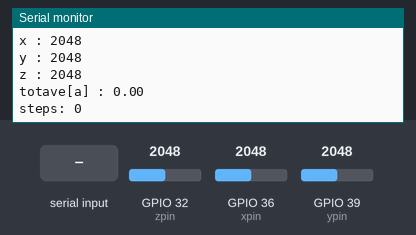
The sketch below on a simulated ESP32. Parts: the last lines printed to the serial monitor. The test bench sets the inputs (shaded band); at power-on: GPIO 32 (zpin) = 2048, GPIO 36 (xpin) = 2048, GPIO 39 (ypin) = 2048. Nothing arrives over Bluetooth unless stated.

Above: at 1.5 s.
1.6 s: GPIO 32 (zpin) set to 2866
At 1.78 s:
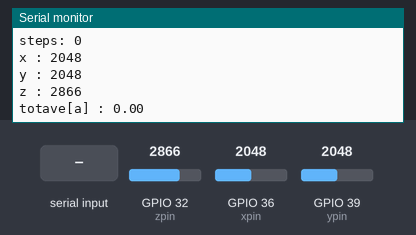
3.1 s: GPIO 36 (xpin) set to 2866
At 3.22 s:
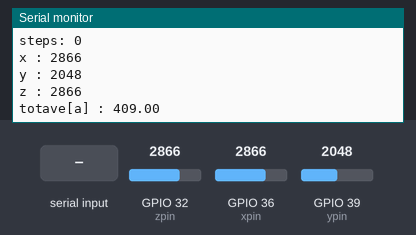
4.6 s: GPIO 39 (ypin) set to 2866
At 5.07 s:
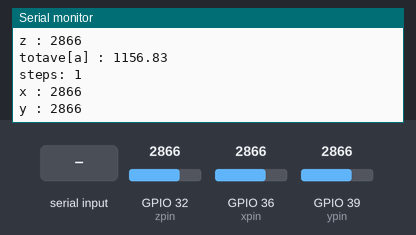
6.1 s: "1" received over the second serial link
7.6 s: "0" received over the second serial link
9.1 s: GPIO 32 (zpin) set to 3603
At 9.19 s:
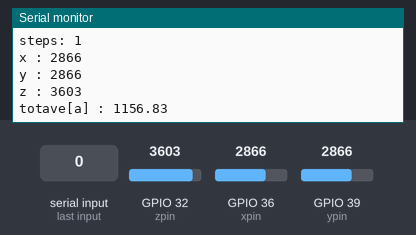
Timing chart, 0 to 11.6 s (numbered marks = the images above; inputs shaded):
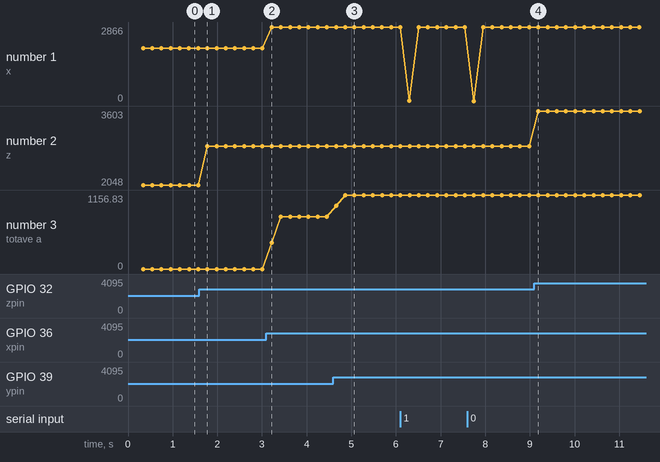

Measured:
- after the input at 1.6 s, the serial monitor: prints a new line after 0.18 s (image 1)
- after the input at 3.1 s, the serial monitor: prints a new line after 0.12 s (image 2)
- after the input at 4.6 s, the serial monitor: prints a new line after 0.06 s (image 3)
- after the input at 9.1 s, the serial monitor: prints a new line after 0.09 s (image 4)
- plotted number 2: 2048 → 2866 after the input at 1.6 s, 2866 → 3603 after the input at 9.1 s
- plotted number 3: 0 → 818 after the input at 3.1 s, 818 → 1156.83 after the input at 4.6 s

The sketch:

Self_Charging_Smart_Shoe.ino
```cpp
// Load libraries
#include "BluetoothSerial.h"

// Check if Bluetooth configs are enabled
#if !defined(CONFIG_BT_ENABLED) || !defined(CONFIG_BLUEDROID_ENABLED)
#error Bluetooth is not enabled! Please run `make menuconfig` to and enable it
#endif

// Bluetooth Serial object
BluetoothSerial SerialBT;

const int xpin = A0;
const int ypin = A3;
const int zpin = A4;

float threshold = 80;
float xval[100] = {0};
float yval[100] = {0};
float zval[100] = {0};
float xavg, yavg, zavg;
float calories, distance;
int steps, flag = 0;

void setup()
{
  Serial.begin(9600);
  SerialBT.begin("ESP32");
  Serial.println("The device started, now you can pair it with bluetooth!");
  calibrate();
}

void loop()
{
  int acc = 0;
  float totvect[100] = {0};
  float totave[100] = {0};
  float xaccl[100] = {0};
  float yaccl[100] = {0};
  float zaccl[100] = {0};
  for (int a = 0; a < 100; a++)
  {
    xaccl[a] = float(analogRead(xpin) - 345);
    delay(1);
    yaccl[a] = float(analogRead(ypin) - 346);
    delay(1);
    zaccl[a] = float(analogRead(zpin) - 416);
    delay(1);
    totvect[a] = sqrt(((xaccl[a] - xavg) * (xaccl[a] - xavg)) + ((yaccl[a] - yavg) * (yaccl[a] - yavg)) + ((zval[a] - zavg) * (zval[a] - zavg)));
    totave[a] = (totvect[a] + totvect[a - 1]) / 2 ;
    Serial.print("x : ");
    Serial.println(analogRead(xpin));
    Serial.print("y : ");
    Serial.println(analogRead(ypin));
    Serial.print("z : ");
    Serial.println(analogRead(zpin));
    Serial.print("totave[a] : ");
    Serial.println(totave[a]);
    delay(100);
    if (totave[a] > threshold && flag == 0)
    {
      steps = steps + 1;
      flag = 1;
    }
    else if (totave[a] > threshold && flag == 1)
    {
      // Don't Count
    }
    if (totave[a] < threshold   && flag == 1)
    {
      flag = 0;
    }
    if (steps < 0) {
      steps = 0;
    }

    Serial.print("steps: ");
    Serial.println(steps);

    delay(100);

    calories = steps * 0.045;
    distance = steps * 0.6;

    // Send number of steps and burnt calories
    SerialBT.print("totave[a] : ");
    SerialBT.println(totave[a]);
    SerialBT.print("Steps count: ");
    SerialBT.println(steps);
    SerialBT.print("Burnt Calories: ");
    SerialBT.print(calories);
    SerialBT.println(" cal.");
    SerialBT.print("Distance: ");
    SerialBT.print(distance);
    SerialBT.println(" m.");
    SerialBT.println();
    if (SerialBT.available()) {
      float weight = Serial.write(SerialBT.read());
    }

  }

  //delay(1000);
}
void calibrate()
{
  float sum = 0;
  float sum1 = 0;
  float sum2 = 0;
  for (int i = 0; i < 100; i++) {
    xval[i] = float(analogRead(xpin) - 345);
    sum = xval[i] + sum;
  }
  delay(100);
  xavg = sum / 100.0;
  Serial.print("xavg :");
  Serial.println(xavg);
  for (int j = 0; j < 100; j++)
  {
    yval[j] = float(analogRead(ypin) - 346);
    sum1 = yval[j] + sum1;
  }
  yavg = sum1 / 100.0;
  Serial.print("yavg :");
  Serial.println(yavg);
  delay(100);
  for (int q = 0; q < 100; q++)
  {
    zval[q] = float(analogRead(zpin) - 416);
    sum2 = zval[q] + sum2;
  }
  zavg = sum2 / 100.0;
  delay(100);
  Serial.print("zavg :");
  Serial.println(zavg);
}
```
